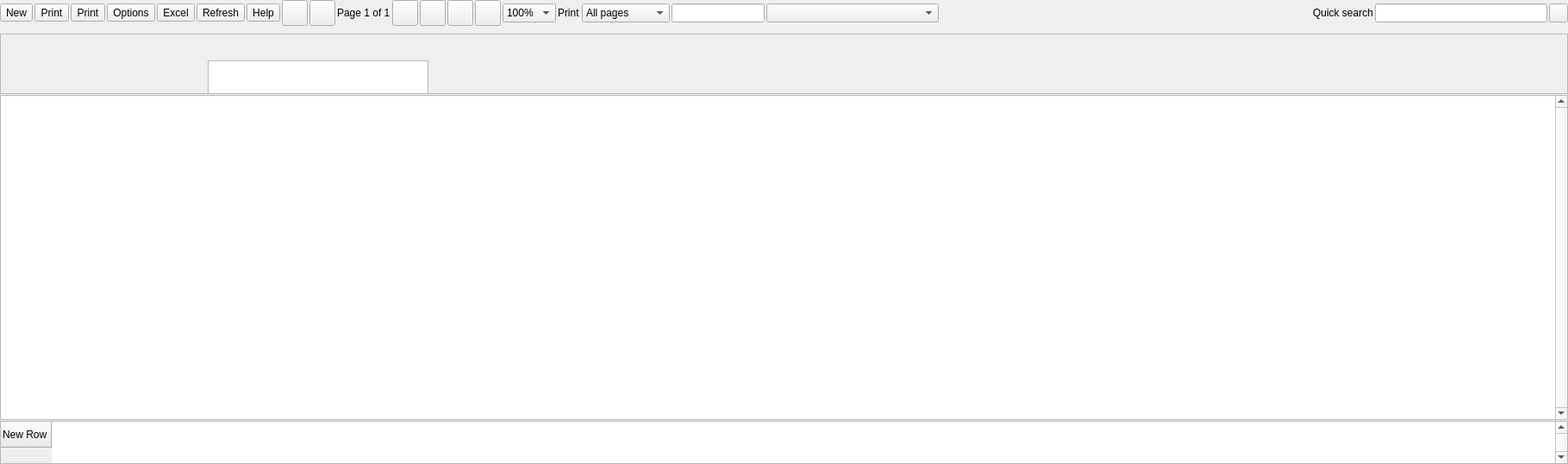
<?xml version="1.0" encoding="UTF-8"?>
<ui version="4.0">
 <class>WReportGrid</class>
 <widget class="QWidget" name="WReportGrid">
  <property name="geometry">
   <rect>
    <x>0</x>
    <y>0</y>
    <width>1819</width>
    <height>538</height>
   </rect>
  </property>
  <property name="minimumSize">
   <size>
    <width>0</width>
    <height>0</height>
   </size>
  </property>
  <property name="maximumSize">
   <size>
    <width>16777215</width>
    <height>16777215</height>
   </size>
  </property>
  <property name="windowTitle">
   <string>Form</string>
  </property>
  <layout class="QVBoxLayout" name="verticalLayout">
   <property name="spacing">
    <number>1</number>
   </property>
   <property name="leftMargin">
    <number>0</number>
   </property>
   <property name="topMargin">
    <number>0</number>
   </property>
   <property name="rightMargin">
    <number>0</number>
   </property>
   <property name="bottomMargin">
    <number>0</number>
   </property>
   <item>
    <widget class="QWidget" name="wToolbar" native="true">
     <property name="sizePolicy">
      <sizepolicy hsizetype="Preferred" vsizetype="Minimum">
       <horstretch>0</horstretch>
       <verstretch>0</verstretch>
      </sizepolicy>
     </property>
     <property name="minimumSize">
      <size>
       <width>0</width>
       <height>0</height>
      </size>
     </property>
     <property name="maximumSize">
      <size>
       <width>16777215</width>
       <height>2222</height>
      </size>
     </property>
     <layout class="QHBoxLayout" name="horizontalLayout_2">
      <property name="spacing">
       <number>2</number>
      </property>
      <property name="leftMargin">
       <number>0</number>
      </property>
      <property name="topMargin">
       <number>0</number>
      </property>
      <property name="rightMargin">
       <number>0</number>
      </property>
      <property name="bottomMargin">
       <number>0</number>
      </property>
      <item>
       <widget class="QToolButton" name="btnNew">
        <property name="focusPolicy">
         <enum>Qt::NoFocus</enum>
        </property>
        <property name="text">
         <string>New</string>
        </property>
        <property name="icon">
         <iconset resource="res.qrc">
          <normaloff>:/images/new.png</normaloff>:/images/new.png</iconset>
        </property>
        <property name="toolButtonStyle">
         <enum>Qt::ToolButtonTextUnderIcon</enum>
        </property>
       </widget>
      </item>
      <item>
       <widget class="QToolButton" name="btnPrint">
        <property name="focusPolicy">
         <enum>Qt::NoFocus</enum>
        </property>
        <property name="text">
         <string>Print</string>
        </property>
        <property name="icon">
         <iconset resource="res.qrc">
          <normaloff>:/images/printer.png</normaloff>:/images/printer.png</iconset>
        </property>
        <property name="toolButtonStyle">
         <enum>Qt::ToolButtonTextUnderIcon</enum>
        </property>
       </widget>
      </item>
      <item>
       <widget class="QToolButton" name="btnPrint2">
        <property name="focusPolicy">
         <enum>Qt::NoFocus</enum>
        </property>
        <property name="text">
         <string>Print</string>
        </property>
        <property name="icon">
         <iconset resource="res.qrc">
          <normaloff>:/images/printer.png</normaloff>:/images/printer.png</iconset>
        </property>
        <property name="toolButtonStyle">
         <enum>Qt::ToolButtonTextUnderIcon</enum>
        </property>
       </widget>
      </item>
      <item>
       <widget class="QToolButton" name="btnConfigGrid">
        <property name="focusPolicy">
         <enum>Qt::NoFocus</enum>
        </property>
        <property name="text">
         <string>Options</string>
        </property>
        <property name="icon">
         <iconset resource="res.qrc">
          <normaloff>:/images/settings.png</normaloff>:/images/settings.png</iconset>
        </property>
        <property name="toolButtonStyle">
         <enum>Qt::ToolButtonTextUnderIcon</enum>
        </property>
       </widget>
      </item>
      <item>
       <widget class="QToolButton" name="btnExcel">
        <property name="focusPolicy">
         <enum>Qt::NoFocus</enum>
        </property>
        <property name="text">
         <string>Excel</string>
        </property>
        <property name="icon">
         <iconset resource="res.qrc">
          <normaloff>:/images/excel.png</normaloff>:/images/excel.png</iconset>
        </property>
        <property name="toolButtonStyle">
         <enum>Qt::ToolButtonTextUnderIcon</enum>
        </property>
       </widget>
      </item>
      <item>
       <widget class="QToolButton" name="btnRefresh">
        <property name="focusPolicy">
         <enum>Qt::ClickFocus</enum>
        </property>
        <property name="text">
         <string>Refresh</string>
        </property>
        <property name="icon">
         <iconset resource="res.qrc">
          <normaloff>:/images/refresh.png</normaloff>:/images/refresh.png</iconset>
        </property>
        <property name="toolButtonStyle">
         <enum>Qt::ToolButtonTextUnderIcon</enum>
        </property>
       </widget>
      </item>
      <item>
       <widget class="QToolButton" name="btnHelp">
        <property name="focusPolicy">
         <enum>Qt::NoFocus</enum>
        </property>
        <property name="text">
         <string>Help</string>
        </property>
        <property name="icon">
         <iconset resource="res.qrc">
          <normaloff>:/images/question.png</normaloff>:/images/question.png</iconset>
        </property>
        <property name="toolButtonStyle">
         <enum>Qt::ToolButtonTextUnderIcon</enum>
        </property>
       </widget>
      </item>
      <item>
       <layout class="QHBoxLayout" name="hlToolbar">
        <property name="spacing">
         <number>2</number>
        </property>
       </layout>
      </item>
      <item>
       <widget class="QWidget" name="wPrint" native="true">
        <property name="sizePolicy">
         <sizepolicy hsizetype="Minimum" vsizetype="Minimum">
          <horstretch>0</horstretch>
          <verstretch>0</verstretch>
         </sizepolicy>
        </property>
        <layout class="QHBoxLayout" name="horizontalLayout">
         <property name="spacing">
          <number>2</number>
         </property>
         <property name="leftMargin">
          <number>0</number>
         </property>
         <property name="topMargin">
          <number>0</number>
         </property>
         <property name="rightMargin">
          <number>0</number>
         </property>
         <property name="bottomMargin">
          <number>0</number>
         </property>
         <item>
          <widget class="QPushButton" name="btnFirst">
           <property name="minimumSize">
            <size>
             <width>30</width>
             <height>30</height>
            </size>
           </property>
           <property name="maximumSize">
            <size>
             <width>30</width>
             <height>30</height>
            </size>
           </property>
           <property name="text">
            <string/>
           </property>
           <property name="icon">
            <iconset resource="res.qrc">
             <normaloff>:/images/double-left.png</normaloff>:/images/double-left.png</iconset>
           </property>
           <property name="iconSize">
            <size>
             <width>24</width>
             <height>24</height>
            </size>
           </property>
          </widget>
         </item>
         <item>
          <widget class="QPushButton" name="btnBack">
           <property name="minimumSize">
            <size>
             <width>30</width>
             <height>30</height>
            </size>
           </property>
           <property name="maximumSize">
            <size>
             <width>30</width>
             <height>30</height>
            </size>
           </property>
           <property name="text">
            <string/>
           </property>
           <property name="icon">
            <iconset resource="res.qrc">
             <normaloff>:/images/left-arrow.png</normaloff>:/images/left-arrow.png</iconset>
           </property>
           <property name="iconSize">
            <size>
             <width>24</width>
             <height>24</height>
            </size>
           </property>
          </widget>
         </item>
         <item>
          <widget class="QLabel" name="lbPage">
           <property name="text">
            <string>Page 1 of 1</string>
           </property>
          </widget>
         </item>
         <item>
          <widget class="QPushButton" name="btnNext">
           <property name="minimumSize">
            <size>
             <width>30</width>
             <height>30</height>
            </size>
           </property>
           <property name="maximumSize">
            <size>
             <width>30</width>
             <height>30</height>
            </size>
           </property>
           <property name="text">
            <string/>
           </property>
           <property name="icon">
            <iconset resource="res.qrc">
             <normaloff>:/images/right-arrow.png</normaloff>:/images/right-arrow.png</iconset>
           </property>
           <property name="iconSize">
            <size>
             <width>24</width>
             <height>24</height>
            </size>
           </property>
          </widget>
         </item>
         <item>
          <widget class="QPushButton" name="btnLast">
           <property name="minimumSize">
            <size>
             <width>30</width>
             <height>30</height>
            </size>
           </property>
           <property name="maximumSize">
            <size>
             <width>30</width>
             <height>30</height>
            </size>
           </property>
           <property name="text">
            <string/>
           </property>
           <property name="icon">
            <iconset resource="res.qrc">
             <normaloff>:/images/double-right.png</normaloff>:/images/double-right.png</iconset>
           </property>
           <property name="iconSize">
            <size>
             <width>24</width>
             <height>24</height>
            </size>
           </property>
          </widget>
         </item>
         <item>
          <widget class="QPushButton" name="btnZoomOut">
           <property name="minimumSize">
            <size>
             <width>30</width>
             <height>30</height>
            </size>
           </property>
           <property name="maximumSize">
            <size>
             <width>30</width>
             <height>30</height>
            </size>
           </property>
           <property name="text">
            <string/>
           </property>
           <property name="icon">
            <iconset resource="res.qrc">
             <normaloff>:/images/zoom-out.png</normaloff>:/images/zoom-out.png</iconset>
           </property>
           <property name="iconSize">
            <size>
             <width>24</width>
             <height>24</height>
            </size>
           </property>
          </widget>
         </item>
         <item>
          <widget class="QPushButton" name="btnZoopIn">
           <property name="minimumSize">
            <size>
             <width>30</width>
             <height>30</height>
            </size>
           </property>
           <property name="maximumSize">
            <size>
             <width>30</width>
             <height>30</height>
            </size>
           </property>
           <property name="text">
            <string/>
           </property>
           <property name="icon">
            <iconset resource="res.qrc">
             <normaloff>:/images/zoom-in.png</normaloff>:/images/zoom-in.png</iconset>
           </property>
           <property name="iconSize">
            <size>
             <width>24</width>
             <height>24</height>
            </size>
           </property>
          </widget>
         </item>
         <item>
          <widget class="QComboBox" name="cbZoom">
           <property name="currentIndex">
            <number>4</number>
           </property>
           <item>
            <property name="text">
             <string>200%</string>
            </property>
           </item>
           <item>
            <property name="text">
             <string>175%</string>
            </property>
           </item>
           <item>
            <property name="text">
             <string>150%</string>
            </property>
           </item>
           <item>
            <property name="text">
             <string>125%</string>
            </property>
           </item>
           <item>
            <property name="text">
             <string>100%</string>
            </property>
           </item>
           <item>
            <property name="text">
             <string>75%</string>
            </property>
           </item>
           <item>
            <property name="text">
             <string>50%</string>
            </property>
           </item>
           <item>
            <property name="text">
             <string>25%</string>
            </property>
           </item>
          </widget>
         </item>
         <item>
          <widget class="QLabel" name="label_2">
           <property name="text">
            <string>Print</string>
           </property>
          </widget>
         </item>
         <item>
          <widget class="QComboBox" name="cbPrintSelection">
           <item>
            <property name="text">
             <string>All pages</string>
            </property>
           </item>
           <item>
            <property name="text">
             <string>Current page</string>
            </property>
           </item>
           <item>
            <property name="text">
             <string>Custom</string>
            </property>
           </item>
          </widget>
         </item>
         <item>
          <widget class="QLineEdit" name="lePages">
           <property name="minimumSize">
            <size>
             <width>100</width>
             <height>0</height>
            </size>
           </property>
          </widget>
         </item>
         <item>
          <widget class="QComboBox" name="cbPrinters">
           <property name="minimumSize">
            <size>
             <width>200</width>
             <height>0</height>
            </size>
           </property>
          </widget>
         </item>
        </layout>
       </widget>
      </item>
      <item>
       <spacer name="spacer">
        <property name="orientation">
         <enum>Qt::Horizontal</enum>
        </property>
        <property name="sizeHint" stdset="0">
         <size>
          <width>986</width>
          <height>20</height>
         </size>
        </property>
       </spacer>
      </item>
      <item>
       <widget class="QLabel" name="label">
        <property name="text">
         <string>Quick search</string>
        </property>
       </widget>
      </item>
      <item>
       <widget class="QLineEdit" name="leQuickSearch">
        <property name="minimumSize">
         <size>
          <width>200</width>
          <height>0</height>
         </size>
        </property>
        <property name="focusPolicy">
         <enum>Qt::ClickFocus</enum>
        </property>
       </widget>
      </item>
      <item>
       <widget class="QPushButton" name="btnClearQuickSearch">
        <property name="minimumSize">
         <size>
          <width>22</width>
          <height>22</height>
         </size>
        </property>
        <property name="maximumSize">
         <size>
          <width>22</width>
          <height>22</height>
         </size>
        </property>
        <property name="focusPolicy">
         <enum>Qt::NoFocus</enum>
        </property>
        <property name="text">
         <string/>
        </property>
        <property name="icon">
         <iconset resource="res.qrc">
          <normaloff>:/images/remove_filter.png</normaloff>:/images/remove_filter.png</iconset>
        </property>
        <property name="iconSize">
         <size>
          <width>12</width>
          <height>12</height>
         </size>
        </property>
       </widget>
      </item>
     </layout>
    </widget>
   </item>
   <item>
    <layout class="QHBoxLayout" name="hl">
     <property name="sizeConstraint">
      <enum>QLayout::SetFixedSize</enum>
     </property>
     <property name="topMargin">
      <number>8</number>
     </property>
    </layout>
   </item>
   <item>
    <widget class="QScrollArea" name="scrollArea">
     <property name="widgetResizable">
      <bool>true</bool>
     </property>
     <widget class="QWidget" name="scrollAreaWidgetContents">
      <property name="geometry">
       <rect>
        <x>0</x>
        <y>0</y>
        <width>1817</width>
        <height>69</height>
       </rect>
      </property>
      <widget class="QGraphicsView" name="gv">
       <property name="geometry">
        <rect>
         <x>240</x>
         <y>30</y>
         <width>256</width>
         <height>192</height>
        </rect>
       </property>
       <property name="verticalScrollBarPolicy">
        <enum>Qt::ScrollBarAlwaysOff</enum>
       </property>
       <property name="horizontalScrollBarPolicy">
        <enum>Qt::ScrollBarAlwaysOff</enum>
       </property>
      </widget>
     </widget>
    </widget>
   </item>
   <item>
    <widget class="QTableView" name="tblMain">
     <property name="sizePolicy">
      <sizepolicy hsizetype="Expanding" vsizetype="Expanding">
       <horstretch>0</horstretch>
       <verstretch>1</verstretch>
      </sizepolicy>
     </property>
     <property name="focusPolicy">
      <enum>Qt::ClickFocus</enum>
     </property>
     <property name="verticalScrollBarPolicy">
      <enum>Qt::ScrollBarAlwaysOn</enum>
     </property>
     <property name="horizontalScrollBarPolicy">
      <enum>Qt::ScrollBarAlwaysOff</enum>
     </property>
     <property name="editTriggers">
      <set>QAbstractItemView::NoEditTriggers</set>
     </property>
     <attribute name="verticalHeaderDefaultSectionSize">
      <number>21</number>
     </attribute>
    </widget>
   </item>
   <item>
    <widget class="EQTableWidget" name="tblTotals">
     <property name="sizePolicy">
      <sizepolicy hsizetype="Expanding" vsizetype="Expanding">
       <horstretch>0</horstretch>
       <verstretch>1</verstretch>
      </sizepolicy>
     </property>
     <property name="maximumSize">
      <size>
       <width>16777215</width>
       <height>50</height>
      </size>
     </property>
     <property name="focusPolicy">
      <enum>Qt::NoFocus</enum>
     </property>
     <property name="verticalScrollBarPolicy">
      <enum>Qt::ScrollBarAlwaysOn</enum>
     </property>
     <property name="horizontalScrollBarPolicy">
      <enum>Qt::ScrollBarAsNeeded</enum>
     </property>
     <property name="editTriggers">
      <set>QAbstractItemView::NoEditTriggers</set>
     </property>
     <attribute name="horizontalHeaderVisible">
      <bool>false</bool>
     </attribute>
     <row>
      <property name="text">
       <string>New Row</string>
      </property>
     </row>
    </widget>
   </item>
  </layout>
 </widget>
 <customwidgets>
  <customwidget>
   <class>EQTableWidget</class>
   <extends>QTableWidget</extends>
   <header location="global">eqtablewidget.h</header>
  </customwidget>
 </customwidgets>
 <resources>
  <include location="res.qrc"/>
 </resources>
 <connections/>
</ui>
